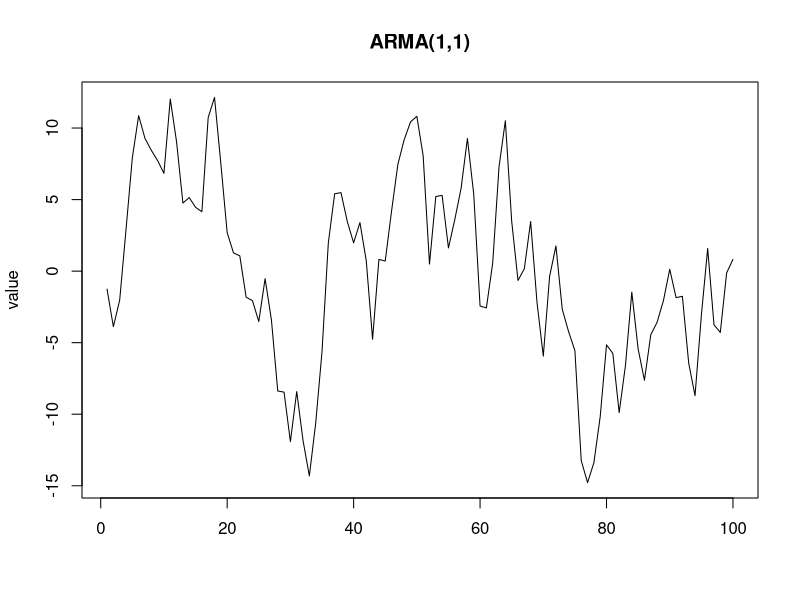
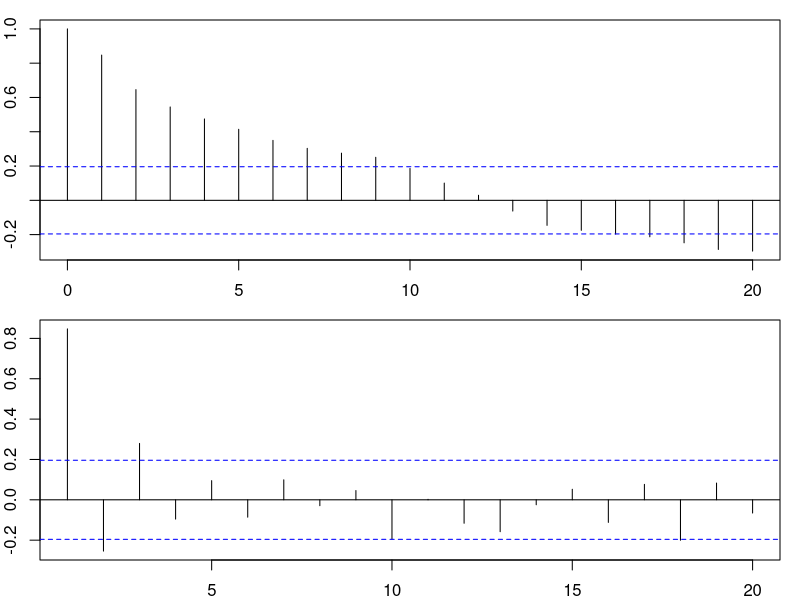
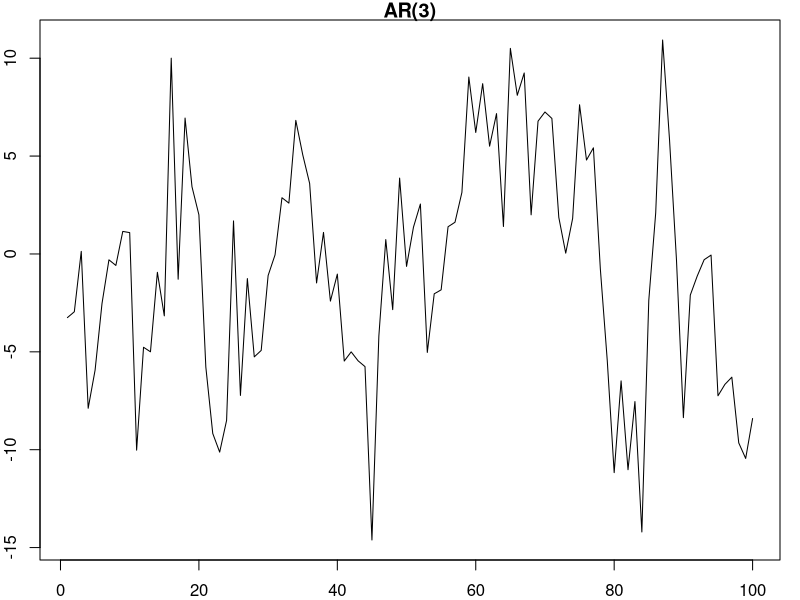
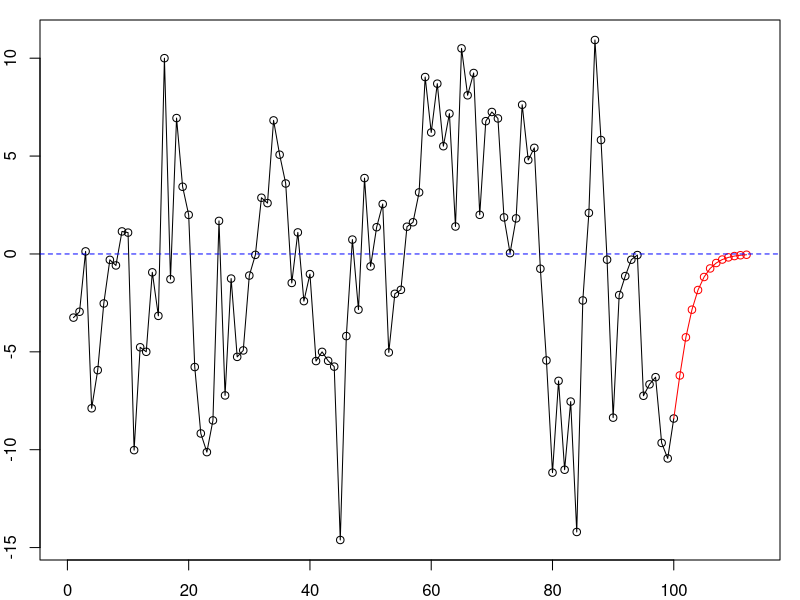
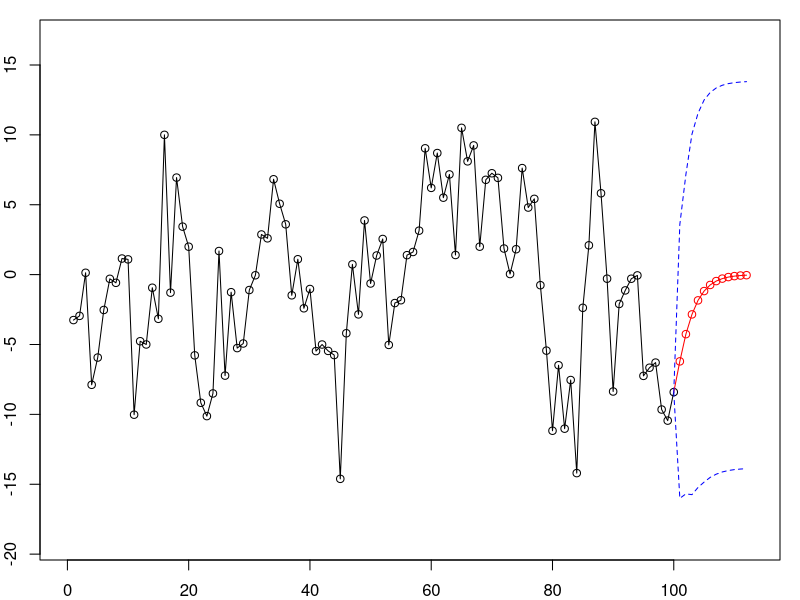
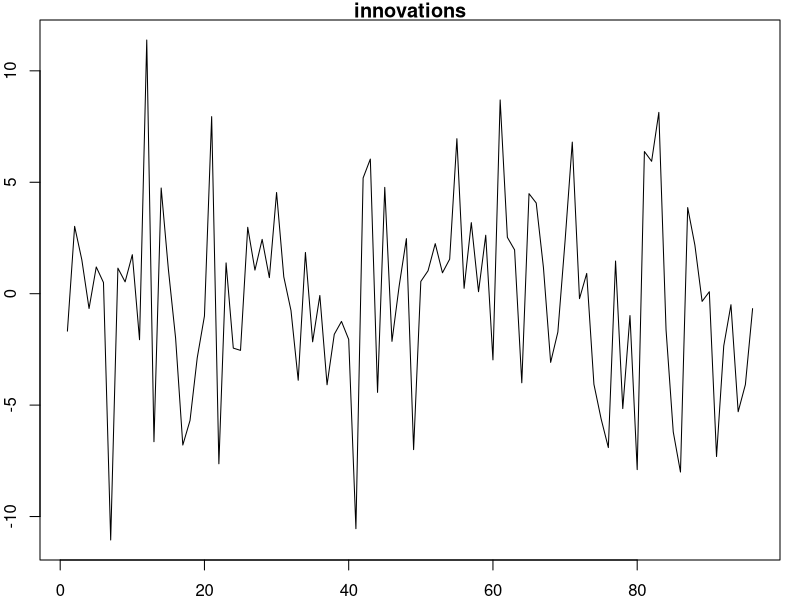
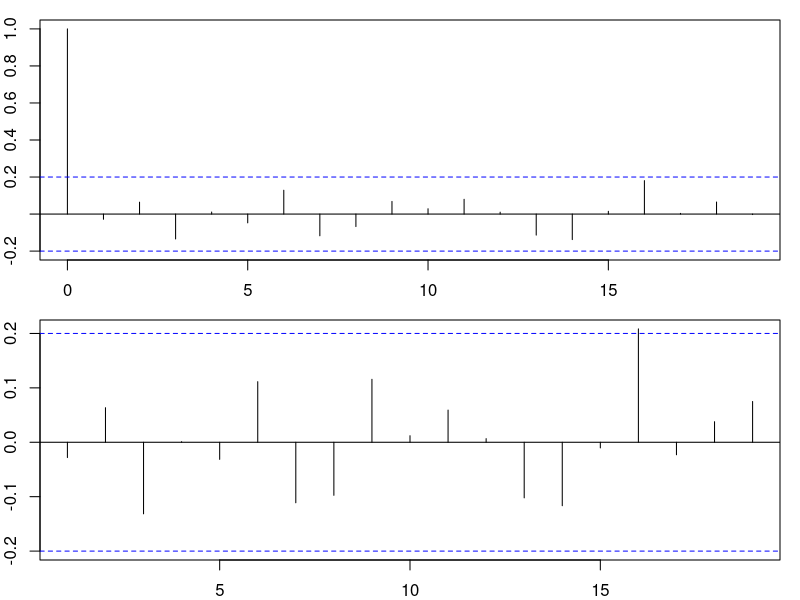
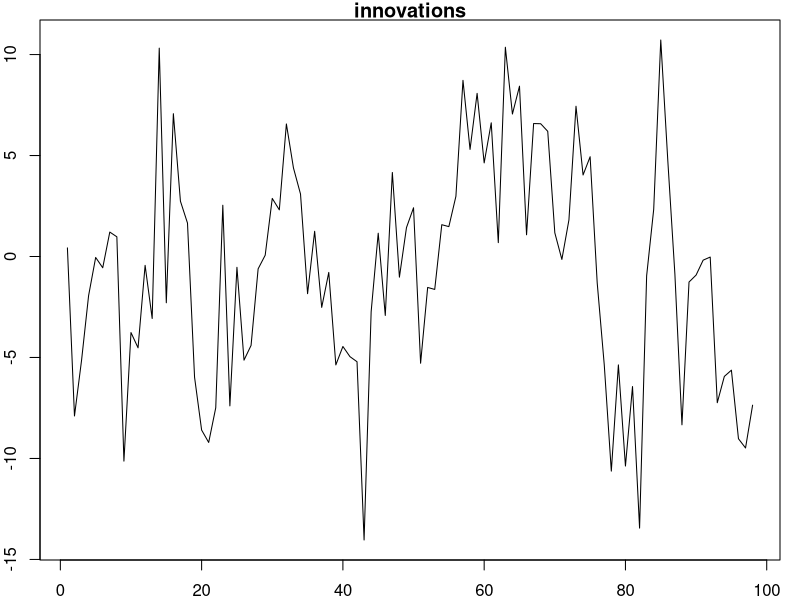

Source code (R) for these figures, in order:
# =================================================================================
# STAT 5170: Applied Time Series
# Numerical examples for part B of learning unit 3
# =================================================================================
#
# =================================================================================
# Simulated ARMA time series
# =================================================================================
#
# Adding to the previously defined functions for simulating time series, the following function may be used to simulate a sample path from an ARMA model.

arma.sim <- function(n, phi, theta, sigw, x0=NA, w0=NA) {
	p <- length(phi)
	q <- length(theta)
	wn.samp <- rnorm(n=n, mean=0, sd=sigw)
	if (is.na(x0)) {
		pastx <- rep(x=0, times=p)
	} else {
		pastx <- c(x0, rep(x=0, times=p-length(x0)))
	}
	if (is.na(w0)) {
		pastw <- rep(x=0, times=q)
	} else {
		pastw <- c(w0, rep(x=0, times=q-length(w0)))
	}
	arma.samp <- numeric(length=n)
	for (t in 1:n) {
		arma.samp[t] <- sum(phi*pastx) + sum(theta*pastw) + wn.samp[t]
		pastx <- c(arma.samp[t], pastx[1:p-1])
		pastw <- c(wn.samp[t], pastw[1:q-1])
	}
	arma.ts <- ts(arma.samp)
	return(arma.ts)
}

# Consider an ARMA(1,1) model with parameters

sigw <- 3.25
phi <- 0.75
theta <- 0.5

# The following code simulates a time series from the is model and plots both its sample path

n <- 100
arma.ts <- arma.sim(n=n, phi=phi, theta=theta, sigw=sigw)
ts.plot(arma.ts, xlab="", ylab="value", main=paste("ARMA(", length(phi), ",", length(theta), ")", sep=""))

# Its ACF and PACF are displayed as follows.

par(mfrow = c(2, 1))
par(mar=c(2.00, 2.00, 1.00, 1.00)) #bottom, left, top, and right
acf(arma.ts)
pacf(arma.ts)
par(mfrow = c(1, 1))

# =================================================================================
# Infinite MA and AR representations of ARMA time series
# =================================================================================
#
# This next example illustrates the use of general recursive formulas for determining the coefficients of infinite MA or AR representations of an ARMA time series.
# 
# As a simple initial example, consider the ARMA(1,1) model with parameters 

phi <- 0.9
theta <- 0.5

# Suppose our interest is to determine the coefficients, psi(j), of its infinite MA representation.

# The coefficients up to index j=p=1 are determined by the formula
# 
# psi(1) = theta + phi
#
# The coefficients psi(p+k) for k at least 1 are determined by the formula
# 
# psi(k+1) = phi(1)*psi(k) 
# 
# The first several coefficeints are calculated as follows

max.k <- 5
psi <- numeric(length=max.k+1)
psi[1] <- theta + phi
for (k in 1:max.k) {
	psi[k+1] <- phi*psi[k] 
}
psi

# It may be helpful to know that this sequence is also given by the formula
# 
# psi(j) = (theta + phi)*phi^(j-1)
# 
# This is calculated as follows

(theta + phi)*phi^(1:(max.k+1)-1)

# Let us now practice on more a complicated model, an ARMA(3,2) model with parameters

phi1 <- 0.9
phi2 <- 0.22
phi3 <- -0.24

theta1 <- 0.3
theta2 <- -0.4

# The coefficients, psi(j), of its infinite MA representation are determined up to  index j=p=3 by the formula
# 
# psi(1) = theta1 + phi1
# psi(2) = theta2 + phi2 + phi1*psi(1)
# psi(3) = phi3 + phi1*psi(2) + phi2*psi(1)

# The coefficients psi(p+k) for k at least 1 are determined by the formula
# 
# psi(k+3) = phi1*psi(k+2) + phi2*psi(k+1) + phi3*psi(k)
# 
# The first several coefficients are calculated as follows

max.k <- 5
psi <- numeric(length=max.k+3)
psi[1] <- theta1 + phi1
psi[2] <- theta2 + phi2 + phi1*psi[1]
psi[3] <- phi3 + phi1*psi[2] + phi2*psi[1]
for (k in 1:max.k) {
	psi[k+3] <- phi1*psi[k+2] + phi2*psi[k+1] + phi3*psi[k]
}
psi

# As for its infinite AR representation, the coefficients, pi(j), up to index j=q=2 are determined by the formula
# 
# pi(1) = phi1 + theta1
# pi(2) = phi2 + theta2 - theta1*pi(1)

# The coefficient pi(q+k) for k=1 is
# 
# pi(3) = phi3 - theta1*pi(2) - theta2*pi(1)
# 
# The coefficients pi(q+k) for k at least 2 are determined by the formula
# 
# pi(k+2) = -theta1*pi(k+1) - theta2*pi(k)
# 
# The first several coefficeints are calcualted as follows

max.k <- 5
pi <- numeric(length=max.k+2)
pi[1] <- phi1 + theta1
pi[2] <- phi2 + theta2 - theta1*pi[1]
pi[3] <- phi3 - theta1*pi[2] - theta2*pi[1]
for (k in 2:max.k) {
	pi[k+2] <- -theta1*pi[k+1] - theta2*pi[k]
}
pi

# =================================================================================
# AR(p) forecasting
# =================================================================================
#
# The next several examples will demonstrate the use of m-step-ahead prediction formulas, and related formulas, on several time series models. We start with forecasting under an autoregressive model

# ---------------------------------------------------------------------------------
# Predictions
# ---------------------------------------------------------------------------------

# In a previous example, we worked with an AR(p) time-series model with p=3 and parameters

p <- 3
sigw <- 5
phi1 <- 0.6
phi2 <- 0.25
phi3 <- -0.15

# The following code simulates a sample path from this time-series model and generates a plot. We use a user-defined function defined previously to simulate the sample path.

ar.sim <- function(n, phi, sigw, x0=NA) {
	p <- length(phi)
	wn.samp <- rnorm(n=n, mean=0, sd=sigw)
	if (is.na(x0)) {
		pastx <- rep(x=0, times=p)
	} else {
		pastx <- c(x0, rep(x=0, times=p-length(x0)))
	}
	ar.samp <- numeric(length=n)
	for (t in 1:n) {
		ar.samp[t] <- sum(phi*pastx) + wn.samp[t]
		pastx <- c(ar.samp[t], pastx[1:p-1])
	}
	ar.ts <- ts(ar.samp)
	return(ar.ts)
}

n <- 100
phi <- c(phi1, phi2, phi3)
ar.ts <- ar.sim(n=n, phi=phi, sigw=sigw)
ts.plot(ar.ts, xlab="", ylab="value", main=paste("AR(", length(phi), ")", sep=""))

# Suppose our goal is to produce m-step-ahead forecasts, x.pred(n+m), starting with the last time point of the simulated time series. This is easily done using the recursive formula
#
# x.pred(n+m) = phi1*x.pred(n+m-1) + phi2*x.pred(n+m-2) + phi3*x.pred(n+m-3)
#
# where x.pred(t) = x(t) if t <= n.
#
# Several such m-step-ahead forecasts are calculated as follows

max.m <- 12
p <- length(phi)
predx <- numeric(length=max.m)
pastx <- ar.ts[seq(from=n, to=n-p+1)]
for (m in 1:max.m) {
	predx[m] = phi1*pastx[1] + phi2*pastx[2] + phi3*pastx[3]
	pastx <- c(predx[m], pastx[1:p-1])
}

# The simualated time series and predictions are plotted by the following code

plot(1:n, ar.ts, type="l", lty=1, lwd=1, col="black", xlim=c(0,n+max.m+1), xlab="previous", ylab="current", main="")
points(1:n, ar.ts, pch=1, cex=1, col="black")
lines(n:(n+max.m), c(ar.ts[n],predx), lty=1, lwd=1, col="red")
points((n+1):(n+max.m), predx, pch=1, cex=1, col="red")
abline(h=0, lty=2, lwd=1, col="blue")

# Observe how the forecasts decay to the mean of the time series.

# ---------------------------------------------------------------------------------
# Prediction bands
# ---------------------------------------------------------------------------------
#
# To add prediction bands to the plot, we need the first several coefficients of the model's infinite moving-average representation. These are calculated as follows.

max.k <- max.m-4
psi <- numeric(length=max.k+3)
psi[1] <- phi1
psi[2] <- phi2 + phi1*psi[1]
psi[3] <- phi3 + phi1*psi[2] + phi2*psi[1]
for (k in 1:max.k) {
	psi[k+3] <- phi1*psi[k+2] + phi2*psi[k+1] + phi3*psi[k]
}
psi

# With these values, the first several squared prediction errors are calculated below. 

pred.err <- numeric(length=max.m)
pred.err[1] <- sigw^2
for (m in 2:max.m) {
	pred.err[m] <- pred.err[m-1] + sigw^2*psi[m-1]^2
}
pred.err

# The following code converts the squared prediction errors to 95% prediction bands and adds them to the plot

alpha <- 0.05
z.cut <- qnorm(p=1-alpha/2, mean=0, sd=1)
lo.bnd <- -z.cut*sqrt(pred.err)
hi.bnd <- z.cut*sqrt(pred.err)

ymin <- min(ar.ts,predx+lo.bnd)
ymax <- max(ar.ts,predx+hi.bnd)
yrng <- ymax-ymin
plot(1:n, ar.ts, type="l", lty=1, lwd=1, col="black", xlim=c(0,n+max.m+1), ylim=c(ymin-0.1*yrng,ymax+0.1*yrng), xlab="previous", ylab="current", main="")
points(1:n, ar.ts, pch=1, cex=1, col="black")
lines(n:(n+max.m), c(ar.ts[n],predx), lty=1, lwd=1, col="red")
points((n+1):(n+max.m), predx, pch=1, cex=1, col="red")
lines(n:(n+max.m), c(ar.ts[n],predx+lo.bnd), lty=2, lwd=1, col="blue")
lines(n:(n+max.m), c(ar.ts[n],predx+hi.bnd), lty=2, lwd=1, col="blue")

# ---------------------------------------------------------------------------------
# Innovations
# ---------------------------------------------------------------------------------

# The following code calculates the innovations on the simulated time series.

pred.samp <- numeric(length=n-p-1)
inno.samp <- numeric(length=n-p-1)
for (t in (p+1):n) {
	pred.val <- phi1*ar.ts[t-1] + phi2*ar.ts[t-2] + phi3*ar.ts[t-3]
	inno.val <- ar.ts[t] - pred.val
	pred.samp[t-p-1] = pred.val
	inno.samp[t-p-1] = inno.val
}

# The innvations are white noise.
inno.ts <- ts(inno.samp)
ts.plot(inno.ts, xlab="", ylab="value", main="innovations")

# The ACF and PACF provide an additional check:

par(mfrow = c(2, 1))
par(mar=c(2.00, 2.00, 1.00, 1.00)) #bottom, left, top, and right
acf(inno.ts)
pacf(inno.ts)
par(mfrow = c(1, 1))

# Note also that the sample standard deviation of the innovations is close to the specified white-noise standard deviation:

c(sigw, sd(inno.samp))

# Suppose instead that the model is misspecified as an AR(1) with autoregressive parameter

phi1 <- 0.1

# The innovations are calculated under this model according to 

pred.samp <- numeric(length=n-2)
inno.samp <- numeric(length=n-2)
for (t in 2:n) {
	pred.val <- phi1*ar.ts[t-1]
	inno.val <- ar.ts[t] - pred.val
	pred.samp[t-2] = pred.val
	inno.samp[t-2] = inno.val
}

# These innovations exhibit patterns that deviate from what we would expect if they were white noise. It is hard to see those patterns just by plotting the values...

inno.ts <- ts(inno.samp)
ts.plot(inno.ts, xlab="", ylab="value", main="innovations")

# ...but the ACF and PACF are helpful diagnostic tools

par(mfrow = c(2, 1))
par(mar=c(2.00, 2.00, 1.00, 1.00)) #bottom, left, top, and right
acf(inno.ts)
pacf(inno.ts)
par(mfrow = c(1, 1))

# =================================================================================
# ARMA(p,q) forecasting
# =================================================================================

# Let is consider forecasting under the ARMA(3,2) model we worked with earlier, with the following parameters.

phi1 <- 0.9
phi2 <- 0.22
phi3 <- -0.24

theta1 <- 0.3
theta2 <- -0.4

# Suppose further that the white-noise standard deviation is

sigw <- 1.75

# The following code simulates a sample path from this time-series model and generates a plot. 

n <- 100
phi <- c(phi1, phi2, phi3)
theta <- c(theta1, theta2)
arma.ts <- arma.sim(n=n, phi=phi, theta=theta, sigw=sigw)
ts.plot(arma.ts, xlab="", ylab="value", main=paste("ARMA(", length(phi), ",", length(theta), ")", sep=""))

# ---------------------------------------------------------------------------------
# Predictions
# ---------------------------------------------------------------------------------

# A prediction formula for this model is deduced from a truncated version of its infinite AR representation. As in a previous example before, the first several coefficients of this representation are calculated as follows.

max.k <- 20
pi <- numeric(length=max.k+2)
pi[1] <- phi1 + theta1
pi[2] <- phi2 + theta2 - theta1*pi[1]
pi[3] <- phi3 - theta1*pi[2] - theta2*pi[1]
for (k in 2:max.k) {
	pi[k+2] <- -theta1*pi[k+1] - theta2*pi[k]
}
pi

# The coefficients with subscripts above about ten are very near zero, and so just these first j=10 coefficients are used in the prediction formula.

# Several such m-step-ahead forecasts, starting at the end of the simulated time series, are calculated as follows

max.m <- 25
max.j <- 10
predx <- numeric(length=max.m)
pastx <- arma.ts[seq(from=n, to=n-max.j+1)]
for (m in 1:max.m) {
	predx[m] = sum(pi[1:max.j]* pastx)
	pastx <- c(predx[m], pastx[1:max.j-1])
}

# The simualated time series and predictions are plotted by the following code

plot(1:n, arma.ts, type="l", lty=1, lwd=1, col="black", xlim=c(0,n+max.m+1), xlab="previous", ylab="current", main="")
points(1:n, arma.ts, pch=1, cex=1, col="black")
lines(n:(n+max.m), c(arma.ts[n],predx), lty=1, lwd=1, col="red")
points((n+1):(n+max.m), predx, pch=1, cex=1, col="red")
abline(h=0, lty=2, lwd=1, col="blue")

# ---------------------------------------------------------------------------------
# Prediction bands
# ---------------------------------------------------------------------------------
#
# Prediction errors, for calcuating prediction bands, are calculated from the model's infinite moving-average representation. As we did before, the first several coefficients of this representation are calculated as follows. 

max.k <- max.m-4
psi <- numeric(length=max.k+3)
psi[1] <- theta1 + phi1
psi[2] <- theta2 + phi2 + phi1*psi[1]
psi[3] <- phi3 + phi1*psi[2] + phi2*psi[1]
for (k in 1:max.k) {
	psi[k+3] <- phi1*psi[k+2] + phi2*psi[k+1] + phi3*psi[k]
}

# Notice that these are calculated from the initial ARMA(3,2) model, not from the truncated infinite-AR representation.

# Having calculated the relevant coefficients, the first several squared prediction errors are calculated below. 

pred.err <- numeric(length=max.m)
pred.err[1] <- sigw^2
for (m in 2:max.m) {
	pred.err[m] <- pred.err[m-1] + sigw^2*psi[m-1]^2
}
pred.err

# 95% prediction bands are added to the plot by the following code.

alpha <- 0.05
z.cut <- qnorm(p=1-alpha/2, mean=0, sd=1)
lo.bnd <- -z.cut*sqrt(pred.err)
hi.bnd <- z.cut*sqrt(pred.err)

ymin <- min(arma.ts,predx+lo.bnd)
ymax <- max(arma.ts,predx+hi.bnd)
yrng <- ymax-ymin
plot(1:n, arma.ts, type="l", lty=1, lwd=1, col="black", xlim=c(0,n+max.m+1), ylim=c(ymin-0.1*yrng,ymax+0.1*yrng), xlab="previous", ylab="current", main="")
points(1:n, arma.ts, pch=1, cex=1, col="black")
lines(n:(n+max.m), c(arma.ts[n],predx), lty=1, lwd=1, col="red")
points((n+1):(n+max.m), predx, pch=1, cex=1, col="red")
lines(n:(n+max.m), c(arma.ts[n],predx+lo.bnd), lty=2, lwd=1, col="blue")
lines(n:(n+max.m), c(arma.ts[n],predx+hi.bnd), lty=2, lwd=1, col="blue")

# The enormous size of the prediction bands partly reflects the relatively slow decay of the infinite-AR coefficients.

psi

# =================================================================================
# MA(q) forecasting
# =================================================================================

# In a previous example we worked with the MA(4) time-series model with the following parameters 

sigw <- 1
theta1 <- 0.1
theta2 <- 0.5
theta3 <- -0.8
theta4 <- -0.4

# A simulated single sample path and plot is generated as follows. We use a previously-defined function for simulation.

ma.sim <- function(n, theta, sigw, w0=NA) {
	q <- length(theta)
	wn.samp <- rnorm(n=n, mean=0, sd=sigw)
	if (is.na(w0)) {
		pastw <- rep(x=0, times=q)
	} else {
		pastw <- c(w0, rep(x=0, times=q-length(w0)))
	}
	ma.samp <- numeric(length=n)
	for (t in 1:n) {
		ma.samp[t] <- sum(theta*pastw) + wn.samp[t]
		pastw <- c(wn.samp[t], pastw[1:q-1])
	}
	ma.ts <- ts(ma.samp)
	return(ma.ts)
}

n <- 100
theta <- c(theta1, theta2, theta3, theta4)
ma.ts <- ma.sim(n=n, theta=theta, sigw=sigw, w0=NA)
ts.plot(ma.ts, xlab="", ylab="value", main=paste("MA(", length(theta), ")", sep=""))

# We used (a close variation of) the following code to calculate the autocovariance function of this time series, across h = 0, 1, ..., q. 

q <- length(theta)
q.ext <- q+1
theta.ext <- c(1, theta)
acov <- numeric(length=q.ext)
for (lag in 0:q) {
	theta.lag <- c(theta.ext[(lag+1):q.ext], rep(x=0, times=lag))
	acov[lag+1] <- sigw^2*sum(theta.lag*theta.ext)
}
acov

# In what follows, we use the Innovations Algorithm for forcasting. As preparation for coding that algorithm, we append zeros to the variable storing the autocovarance values in order to expand indexing

max.m <- 12
acov <- c(acov, rep(x=0, times=n+max.m))

# The Innovations Algorithm is coded below. The the first step of the algorithm is to calculate the innovations within the existing data. Notice that it simulataneously calculates predictions and squared prediction errors.

pred.seq <- numeric(length=n+max.m)
pred.err <- numeric(length=n+max.m)
theta.mat <- matrix(data=0, nrow=n+max.m-1, ncol=n+max.m-1)
pred.seq[1] <- 0
pred.err[1] <- acov[1]
t <- 1
theta.mat[1,1] <- acov[2]/pred.err[1]
pred.err[2] <- acov[1] - theta.mat[1,1]^2*pred.err[1]
pred.seq[2] <- theta.mat[1,1]*(ma.ts[1] - pred.seq[1])
for (t in 2:n) {
	tp1 <- t+1
	theta.mat[t,t] <- acov[tp1]/acov[1]
	for (j in 1:(t-1)) {
		theta.mat[t,t-j] <- acov[tp1-j]
		for (k in 0:(j-1)) {
			theta.mat[t,t-j] <- theta.mat[t,t-j] - theta.mat[j,j-k]*theta.mat[t,t-k]*pred.err[k+1]
		}
		theta.mat[t,t-j] <- theta.mat[t,t-j] / pred.err[j+1]
	}
	pred.err[tp1] <- acov[1]
	for (j in 0:(t-1)) {
		pred.err[tp1] <- pred.err[tp1] - theta.mat[t,t-j]^2*pred.err[j+1]
	}
	pred.seq[tp1] <- 0
	for (j in 1:t) {
		pred.seq[tp1] <- pred.seq[tp1] + theta.mat[t,j]*(ma.ts[t-j+1] - pred.seq[tp1-j+1])
	}
}

# The next step is to calculate the predictions beyond the the existing data. The only change in the code below, compared to that of the first step, is the indexing of main loop, and that of the predictions and prediction errors within the loop. 

for (t in (n+1):(n+max.m-1)) {
	tp1 <- t+1
	theta.mat[t,t] <- acov[tp1]/acov[1]
	for (j in 1:(t-1)) {
		theta.mat[t,t-j] <- acov[tp1-j]
		for (k in 0:(j-1)) {
			theta.mat[t,t-j] <- theta.mat[t,t-j] - theta.mat[j,j-k]*theta.mat[t,t-k]*pred.err[k+1]
		}
		theta.mat[t,t-j] <- theta.mat[t,t-j] / pred.err[j+1]
	}
	pred.err[tp1] <- acov[1]
	for (j in 1:(t-1)) {
		pred.err[tp1] <- pred.err[tp1] - theta.mat[t,j]^2*pred.err[t-j+1]
	}
	pred.seq[tp1] <- 0
	for (j in (t-n+1):t) {
		pred.seq[tp1] <- pred.seq[tp1] + theta.mat[t,j]*(ma.ts[t-j+1] - pred.seq[tp1-j+1])
	}
}

# The following code generates a plot of the simualated time series, predictions, and 95% prediction bands.

alpha <- 0.05
z.cut <- qnorm(p=1-alpha/2, mean=0, sd=1)
lo.bnd <- -z.cut*sqrt(pred.err[(n+1):(n+max.m)])
hi.bnd <- z.cut*sqrt(pred.err[(n+1):(n+max.m)])
predx <- pred.seq[(n+1):(n+max.m)]

ymin <- min(ma.ts,predx+lo.bnd)
ymax <- max(ma.ts,predx+hi.bnd)
yrng <- ymax-ymin
plot(1:n, ma.ts, type="l", lty=1, lwd=1, col="black", xlim=c(0,n+max.m+1), ylim=c(ymin-0.1*yrng,ymax+0.1*yrng), xlab="previous", ylab="current", main="")
points(1:n, ma.ts, pch=1, cex=1, col="black")
lines(n:(n+max.m), c(ma.ts[n],predx), lty=1, lwd=1, col="red")
points((n+1):(n+max.m), predx, pch=1, cex=1, col="red")
lines(n:(n+max.m), c(ma.ts[n],predx+lo.bnd), lty=2, lwd=1, col="blue")
lines(n:(n+max.m), c(ma.ts[n],predx+hi.bnd), lty=2, lwd=1, col="blue")

# Several observations about this example are worth mentioning:
# 
# First, notice that the prediction at t=n+m is zero whenever m > q. This directly reflects the structure of the MA model, which specifies that m > q implies that x(t+m) would be uncorrelated with x(t), and so the prediction would be at the mean of the time series, which is zero.

# Upon closely examining the algorithm's calculations, we see that the vast majority of the of the entries in theta.mat are zero. We only find non-zero entries in the first q=4 columns.

theta.mat[1:10, 1:q]

theta.mat[1:10, (q+1):(q+10)]

# This, too, is a reflection of the MA model's autocovariance function, gamma(h), which is zero whenever h > q.

# Together, these properties suggest that the Innovations Algorithm may be customized to improve computational costs when forecasting under an MA mode. In other cases, it remains a suitable algorithm for general use. 
